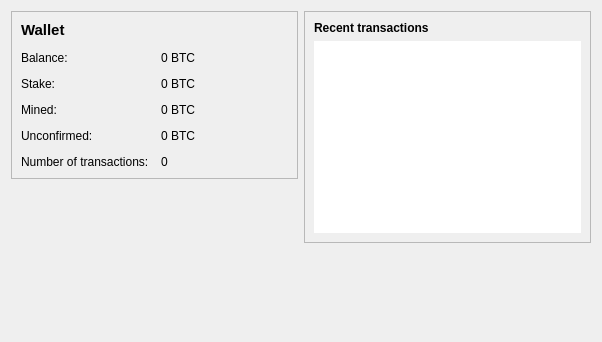
<?xml version="1.0" encoding="UTF-8"?>
<ui version="4.0">
 <class>OverviewPage</class>
 <widget class="QWidget" name="OverviewPage">
  <property name="geometry">
   <rect>
    <x>0</x>
    <y>0</y>
    <width>602</width>
    <height>342</height>
   </rect>
  </property>
  <property name="windowTitle">
   <string>Form</string>
  </property>
  <layout class="QHBoxLayout" name="horizontalLayout" stretch="1,1">
   <item>
    <layout class="QVBoxLayout" name="verticalLayout_2">
     <item>
      <widget class="QFrame" name="frame">
       <property name="frameShape">
        <enum>QFrame::StyledPanel</enum>
       </property>
       <property name="frameShadow">
        <enum>QFrame::Raised</enum>
       </property>
       <layout class="QFormLayout" name="formLayout_2">
        <property name="fieldGrowthPolicy">
         <enum>QFormLayout::AllNonFixedFieldsGrow</enum>
        </property>
        <property name="horizontalSpacing">
         <number>12</number>
        </property>
        <property name="verticalSpacing">
         <number>12</number>
        </property>
        <item row="2" column="0">
         <widget class="QLabel" name="label">
          <property name="text">
           <string>Balance:</string>
          </property>
         </widget>
        </item>
        <item row="2" column="1">
         <widget class="QLabel" name="labelBalance">
          <property name="text">
           <string notr="true">0 BTC</string>
          </property>
         </widget>
        </item>
        <item row="6" column="0">
         <widget class="QLabel" name="label_2">
          <property name="text">
           <string>Number of transactions:</string>
          </property>
         </widget>
        </item>
        <item row="6" column="1">
         <widget class="QLabel" name="labelNumTransactions">
          <property name="text">
           <string>0</string>
          </property>
         </widget>
        </item>
        <item row="5" column="0">
         <widget class="QLabel" name="label_3">
          <property name="text">
           <string>Unconfirmed:</string>
          </property>
         </widget>
        </item>
        <item row="5" column="1">
         <widget class="QLabel" name="labelUnconfirmed">
          <property name="text">
           <string notr="true">0 BTC</string>
          </property>
         </widget>
        </item>
        <item row="4" column="0">
         <widget class="QLabel" name="label_11">
          <property name="text">
           <string>Mined:</string>
          </property>
         </widget>
        </item>
        <item row="4" column="1">
         <widget class="QLabel" name="labelGenerated">
          <property name="text">
           <string notr="true">0 BTC</string>
          </property>
         </widget>
        </item>
        <item row="3" column="0">
         <widget class="QLabel" name="label_6">
          <property name="text">
           <string>Stake:</string>
          </property>
         </widget>
        </item>
        <item row="3" column="1">
         <widget class="QLabel" name="labelStake">
          <property name="text">
           <string notr="true">0 BTC</string>
          </property>
         </widget>
        </item>
        <item row="1" column="0">
         <widget class="QLabel" name="label_5">
          <property name="font">
           <font>
            <pointsize>11</pointsize>
            <bold>true</bold>
           </font>
          </property>
          <property name="text">
           <string>Wallet</string>
          </property>
         </widget>
        </item>
       </layout>
      </widget>
     </item>
     <item>
      <spacer name="verticalSpacer">
       <property name="orientation">
        <enum>Qt::Vertical</enum>
       </property>
       <property name="sizeHint" stdset="0">
        <size>
         <width>20</width>
         <height>40</height>
        </size>
       </property>
      </spacer>
     </item>
    </layout>
   </item>
   <item>
    <layout class="QVBoxLayout" name="verticalLayout_3">
     <item>
      <widget class="QFrame" name="frame_2">
       <property name="frameShape">
        <enum>QFrame::StyledPanel</enum>
       </property>
       <property name="frameShadow">
        <enum>QFrame::Raised</enum>
       </property>
       <layout class="QVBoxLayout" name="verticalLayout">
        <item>
         <widget class="QLabel" name="label_4">
          <property name="text">
           <string>&lt;b&gt;Recent transactions&lt;/b&gt;</string>
          </property>
         </widget>
        </item>
        <item>
         <widget class="QListView" name="listTransactions">
          <property name="frameShape">
           <enum>QFrame::NoFrame</enum>
          </property>
          <property name="verticalScrollBarPolicy">
           <enum>Qt::ScrollBarAlwaysOff</enum>
          </property>
          <property name="horizontalScrollBarPolicy">
           <enum>Qt::ScrollBarAlwaysOff</enum>
          </property>
         </widget>
        </item>
       </layout>
      </widget>
     </item>
     <item>
      <spacer name="verticalSpacer_2">
       <property name="orientation">
        <enum>Qt::Vertical</enum>
       </property>
       <property name="sizeHint" stdset="0">
        <size>
         <width>20</width>
         <height>40</height>
        </size>
       </property>
      </spacer>
     </item>
    </layout>
   </item>
  </layout>
 </widget>
 <resources/>
 <connections/>
</ui>
